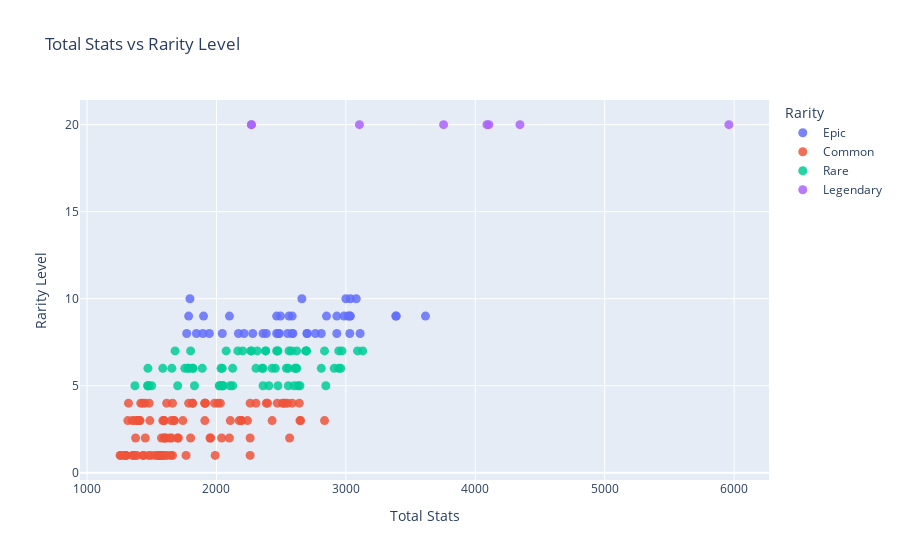

The code cell stored with this chart in its notebook:
### Code cell
import plotly.express as px

def plot_total_stats_vs_rarity(df, stat_cols, save_path=None):
    """
    Creates an interactive scatterplot of Total Stats vs Rarity Level.

    Parameters
    ----------
    df : pd.DataFrame
        Must contain:
        - "Total Stats" (numeric)
        - "Rarity Level" (numeric)
        - "Rarity Name" (categorical)
        - "Name" (Pal name)
        - All columns in stat_cols
    stat_cols : list
        List of stat column names to display in hover tooltip.
    save_path : str, optional
        If provided, saves the figure to this path (e.g., 'plot.png').
        Requires kaleido for static export.
    """
    fig = px.scatter(
        df,
        x="Total Stats",
        y="Rarity Level",
        color="Rarity Name",
        hover_name="Name",
        hover_data=stat_cols + ["Element"] if "Element" in df.columns else stat_cols,
        labels={
            "Total Stats": "Total Stats",
            "Rarity Level": "Rarity Level",
            "Rarity Name": "Rarity"
        },
        title="Total Stats vs Rarity Level"
    )

    # Tweak marker size/opacity
    fig.update_traces(marker=dict(size=9, opacity=0.85))

    if save_path:
        fig.write_image(save_path)

    fig.show()

plot_total_stats_vs_rarity(df, stat_cols)

### Figure 1 — Plotly figure (JSON) as saved in the notebook; plotly's stock layout.template omitted (floating-point values rounded to 4 significant figures)
{"data": [{"customdata": [[120, 100, 100, 130, 130, 100, 100, 800, 1000, 80, ["Earth"]], [100, 125, 100, 100, 125, 300, 100, 700, 1100, 100, ["Dragon", "Dark"]], [115, 105, 100, 100, 105, 160, 100, 600, 900, 75, ["Ice", "Dragon"]], [140, 120, 100, 100, 130, 270, 100, 750, 1100, 120, ["Ice"]], [100, 120, 100, 150, 125, 190, 50, 800, 1200, 150, ["Fire"]], [105, 125, 100, 150, 130, 190, 50, 800, 1200, 150, ["Dragon", "Fire"]], [105, 80, 100, 100, 115, 150, 100, 800, 1200, 60, ["Fire", "Dark"]], [120, 100, 100, 80, 95, 150, 120, 550, 1020, 50, ["Leaf", "Water"]], [90, 100, 100, 100, 105, 100, 100, 450, 550, 150, ["Leaf"]], [115, 95, 100, 80, 80, 130, 100, 630, 800, 83, ["Dragon", "Water"]], [100, 110, 100, 100, 105, 230, 90, 1000, 1400, 150, ["Fire"]], [100, 110, 100, 100, 110, 230, 90, 1000, 1400, 150, ["Water"]], [120, 110, 100, 100, 110, 200, 100, 840, 1260, 170, ["Earth"]], [105, 100, 100, 120, 100, 180, 100, 600, 1000, 80, ["Electricity"]], [105, 100, 100, 100, 125, 170, 100, 700, 1100, 100, ["Dark", "Electricity"]], [130, 100, 100, 150, 120, 150, 100, 600, 1000, 100, ["Dragon", "Water"]], [130, 100, 100, 150, 130, 150, 100, 600, 1000, 100, ["Dragon", "Fire"]], [120, 90, 100, 100, 85, 170, 100, 700, 1040, 80, ["Normal"]], [120, 90, 100, 100, 85, 170, 100, 700, 1040, 80, ["Ice"]], [105, 135, 100, 100, 110, 100, 100, 550, 700, 100, ["Earth"]], [110, 105, 100, 100, 110, 100, 100, 450, 550, 60, ["Leaf"]], [110, 115, 100, 100, 110, 100, 100, 450, 550, 60, ["Dark"]], [150, 90, 100, 100, 85, 180, 30, 600, 1030, 100, ["Leaf", "Earth"]], [150, 90, 100, 100, 85, 180, 30, 600, 1030, 100, ["Ice", "Earth"]], [100, 130, 100, 100, 100, 100, 100, 1000, 1200, 100, ["Dark", "Earth"]], [100, 130, 100, 100, 105, 100, 100, 1000, 1200, 100, ["Earth"]], [100, 100, 100, 100, 130, 100, 100, 900, 1200, 100, ["Dragon", "Electricity"]], [100, 100, 100, 100, 95, 100, 100, 550, 700, 100, ["Leaf"]], [105, 100, 100, 100, 105, 220, 100, 800, 950, 120, ["Dragon", "Leaf"]], [110, 70, 100, 110, 100, 200, 100, 650, 1000, 40, ["Dragon", "Water"]], [110, 75, 100, 110, 110, 200, 100, 650, 1000, 40, ["Dragon", "Electricity"]], [130, 110, 100, 100, 115, 300, 100, 1000, 1600, 60, ["Dark", "Normal"]], [120, 140, 100, 130, 120, 250, 90, 850, 1200, 80, ["Dark"]], [120, 115, 100, 100, 110, 280, 100, 700, 1050, 90, ["Dragon"]], [120, 105, 100, 100, 105, 350, 100, 850, 1100, 100, ["Fire"]], [125, 105, 100, 100, 105, 350, 100, 850, 1100, 100, ["Water"]], [100, 120, 100, 100, 100, 100, 100, 400, 550, 100, ["Leaf"]], [90, 90, 100, 100, 115, 100, 100, 500, 700, 50, ["Leaf"]], [120, 120, 100, 100, 100, 100, 100, 500, 600, 55, ["Earth", "Leaf"]], [120, 120, 100, 100, 105, 100, 100, 500, 600, 55, ["Earth"]], [105, 110, 100, 100, 120, 200, 100, 550, 660, 125, ["Ice", "Fire"]], [140, 110, 100, 100, 80, 240, 100, 600, 1050, 70, ["Leaf"]], [110, 130, 100, 100, 120, 250, 100, 790, 1200, 115, ["Dragon"]], [130, 120, 100, 100, 120, 300, 100, 550, 660, 100, ["Dark", "Dragon"]]], "hovertemplate": "<b>%{hovertext}</b><br><br>Rarity=Epic<br>Total Stats=%{x}<br>Rarity Level=%{y}<br>HP=%{customdata[0]}<br>Defense=%{customdata[1]}<br>Crafting Speed=%{customdata[2]}<br>Melee Attack=%{customdata[3]}<br>Shot Attack=%{customdata[4]}<br>Stamina=%{customdata[5]}<br>Support=%{customdata[6]}<br>Running Speed=%{customdata[7]}<br>Sprinting Speed=%{customdata[8]}<br>Slow Walk Speed=%{customdata[9]}<br>Element=%{customdata[10]}<extra></extra>", "hovertext": ["Anubis", "Astegon", "Azurobe Cryst", "Bastigor", "Blazamut", "Blazamut Ryu", "Blazehowl Noct", "Broncherry Aqua", "Elizabee", "Elphidran Aqua", "Faleris", "Faleris Aqua", "Gildane", "Grizzbolt", "Helzephyr Lux", "Jormuntide", "Jormuntide Ignis", "Kingpaca", "Kingpaca Cryst", "Knocklem", "Lyleen", "Lyleen Noct", "Mammorest", "Mammorest Cryst", "Menasting", "Menasting Terra", "Orserk", "Petallia", "Quivern Botan", "Relaxaurus", "Relaxaurus Lux", "Selyne", "Shadowbeak", "Silvegis", "Suzaku", "Suzaku Aqua", "Vaelet", "Verdash", "Warsect", "Warsect Terra", "Whalaska Ignis", "Wumpo Botan", "Xenogard", "Xenolord"], "legendgroup": "Epic", "marker": {"color": "#636efa", "opacity": 0.85, "size": 9, "symbol": "circle"}, "mode": "markers", "name": "Epic", "orientation": "v", "showlegend": true, "type": "scatter", "x": [2660, 2850, 2360, 2930, 2985, 3000, 2810, 2385, 1845, 2213, 3385, 3390, 3110, 2485, 2700, 2550, 2560, 2585, 2585, 2100, 1785, 1795, 2465, 2465, 3030, 3035, 2930, 2045, 2700, 2480, 2495, 3615, 3080, 2765, 3030, 3035, 1770, 1945, 1895, 1900, 2170, 2590, 3015, 2280], "xaxis": "x", "y": [10, 9, 8, 8, 9, 10, 8, 8, 8, 8, 9, 9, 8, 8, 8, 8, 9, 8, 9, 9, 9, 10, 8, 9, 9, 10, 9, 8, 8, 8, 9, 9, 10, 8, 8, 9, 8, 8, 8, 9, 8, 8, 9, 8], "yaxis": "y"}, {"customdata": [[85, 95, 100, 100, 95, 120, 100, 700, 1050, 87, ["Fire"]], [80, 90, 100, 100, 90, 100, 100, 450, 550, 125, ["Leaf"]], [70, 80, 100, 100, 70, 100, 100, 300, 450, 25, ["Water"]], [80, 80, 100, 80, 80, 100, 100, 400, 550, 50, ["Leaf"]], [100, 90, 100, 70, 70, 100, 120, 400, 550, 70, ["Leaf"]], [100, 90, 100, 70, 75, 100, 120, 400, 550, 70, ["Dark"]], [70, 70, 100, 70, 70, 100, 100, 400, 550, 30, ["Normal"]], [65, 80, 100, 100, 75, 100, 100, 300, 450, 25, ["Normal"]], [75, 80, 100, 80, 95, 100, 100, 920, 1200, 85, ["Dark"]], [80, 80, 100, 100, 70, 100, 100, 550, 700, 30, ["Water"]], [80, 80, 100, 100, 75, 100, 100, 550, 700, 30, ["Water", "Electricity"]], [60, 60, 100, 70, 60, 100, 70, 375, 550, 50, ["Normal"]], [90, 80, 100, 100, 80, 100, 100, 750, 1050, 100, ["Ice", "Dragon"]], [70, 80, 100, 100, 80, 100, 100, 550, 700, 30, ["Leaf"]], [70, 75, 100, 100, 70, 100, 100, 300, 450, 20, ["Normal"]], [80, 85, 100, 100, 100, 100, 100, 300, 450, 33, ["Water"]], [70, 60, 100, 100, 75, 100, 100, 300, 550, 70, ["Dark"]], [70, 70, 100, 110, 80, 100, 100, 400, 550, 120, ["Electricity"]], [70, 75, 100, 110, 80, 100, 100, 400, 550, 120, ["Dark", "Electricity"]], [105, 95, 100, 100, 110, 100, 100, 300, 450, 25, ["Dark"]], [70, 70, 100, 70, 70, 100, 100, 300, 400, 20, ["Dark"]], [80, 75, 100, 110, 90, 70, 100, 800, 1050, 90, ["Normal"]], [100, 95, 100, 100, 70, 100, 100, 450, 600, 100, ["Earth", "Water"]], [95, 80, 100, 70, 80, 100, 100, 700, 900, 80, ["Normal"]], [95, 90, 100, 100, 105, 100, 100, 600, 900, 50, ["Normal"]], [110, 90, 100, 110, 110, 140, 100, 750, 1050, 85, ["Normal"]], [110, 90, 100, 110, 115, 140, 100, 750, 1050, 85, ["Electricity"]], [75, 80, 100, 100, 85, 100, 100, 250, 400, 25, ["Water"]], [75, 80, 100, 100, 90, 100, 100, 250, 400, 25, ["Water", "Fire"]], [60, 80, 100, 100, 70, 100, 100, 250, 375, 65, ["Fire"]], [75, 70, 100, 100, 65, 100, 100, 400, 550, 100, ["Leaf"]], [65, 70, 100, 70, 75, 100, 100, 400, 550, 40, ["Fire"]], [65, 70, 100, 70, 80, 100, 100, 400, 550, 40, ["Ice"]], [110, 100, 100, 100, 100, 100, 100, 500, 750, 50, ["Ice"]], [60, 60, 100, 80, 80, 100, 100, 300, 400, 70, ["Water"]], [60, 60, 100, 100, 85, 100, 100, 300, 400, 70, ["Water", "Fire"]], [65, 50, 100, 100, 80, 100, 100, 300, 550, 30, ["Earth"]], [75, 60, 100, 120, 85, 100, 100, 600, 700, 100, ["Normal"]], [90, 75, 100, 90, 90, 100, 100, 400, 500, 50, ["Water"]], [90, 75, 100, 90, 90, 100, 100, 400, 500, 50, ["Fire"]], [65, 80, 100, 100, 70, 100, 100, 300, 450, 25, ["Leaf"]], [70, 70, 100, 100, 70, 100, 100, 300, 400, 50, ["Leaf", "Earth"]], [80, 70, 100, 70, 70, 100, 100, 400, 550, 50, ["Earth"]], [80, 70, 100, 70, 80, 100, 100, 400, 550, 50, ["Ice"]], [80, 75, 100, 100, 75, 100, 100, 350, 600, 15, ["Leaf", "Normal"]], [70, 80, 100, 70, 70, 100, 100, 380, 550, 26, ["Dark"]], [95, 105, 100, 100, 115, 100, 100, 400, 600, 100, ["Ice"]], [80, 95, 100, 100, 80, 100, 100, 300, 450, 25, ["Normal"]], [80, 85, 100, 100, 75, 100, 100, 300, 450, 25, ["Normal"]], [95, 85, 100, 150, 100, 100, 100, 700, 960, 80, ["Fire", "Dark"]], [75, 70, 100, 100, 90, 100, 100, 240, 450, 40, ["Water"]], [90, 75, 100, 100, 75, 100, 100, 400, 600, 100, ["Water", "Dark"]], [70, 70, 100, 70, 75, 100, 100, 400, 550, 30, ["Electricity"]], [70, 80, 100, 70, 75, 100, 100, 400, 550, 30, ["Ice"]], [70, 70, 100, 100, 70, 100, 100, 700, 900, 50, ["Water"]], [70, 70, 100, 100, 70, 100, 100, 700, 900, 50, ["Fire"]], [75, 90, 100, 100, 70, 100, 100, 800, 900, 50, ["Earth"]], [60, 70, 100, 100, 60, 100, 100, 400, 550, 60, ["Dark", "Water"]], [70, 70, 100, 100, 60, 100, 100, 400, 550, 60, ["Normal", "Water"]], [70, 70, 100, 70, 70, 100, 100, 400, 550, 23, ["Normal"]], [80, 50, 100, 90, 80, 100, 100, 600, 800, 100, ["Dark"]], [80, 50, 100, 90, 80, 100, 100, 400, 550, 100, ["Fire"]], [75, 70, 100, 70, 70, 100, 100, 400, 550, 20, ["Leaf"]], [80, 80, 100, 130, 100, 100, 100, 600, 800, 100, ["Dark"]], [80, 80, 100, 130, 105, 100, 100, 600, 800, 100, ["Ice"]], [90, 80, 100, 100, 90, 100, 100, 400, 800, 50, ["Leaf"]], [70, 70, 100, 70, 60, 100, 100, 475, 550, 52, ["Dark"]], [70, 70, 100, 70, 65, 100, 100, 475, 550, 52, ["Ice"]], [90, 90, 100, 90, 75, 100, 100, 500, 900, 62, ["Normal"]], [90, 80, 100, 100, 50, 100, 100, 580, 700, 55, ["Normal"]], [75, 85, 100, 100, 80, 100, 100, 300, 450, 20, ["Ice", "Water"]], [100, 80, 100, 100, 95, 100, 100, 600, 750, 150, ["Normal"]], [110, 100, 100, 100, 100, 100, 100, 600, 900, 50, ["Dark"]], [95, 100, 100, 100, 105, 100, 100, 400, 520, 40, ["Dark"]], [105, 115, 100, 100, 110, 180, 100, 550, 1000, 150, ["Leaf"]], [70, 70, 100, 70, 75, 100, 100, 500, 650, 30, ["Water", "Ice"]], [70, 70, 100, 100, 80, 100, 100, 500, 650, 30, ["Water", "Electricity"]], [75, 80, 100, 100, 70, 100, 100, 300, 450, 25, ["Dark"]], [105, 105, 100, 100, 95, 100, 100, 300, 450, 25, ["Normal"]], [70, 85, 100, 100, 75, 100, 100, 300, 450, 25, ["Fire"]], [100, 110, 100, 80, 85, 140, 100, 700, 1070, 35, ["Ice"]], [75, 70, 100, 100, 65, 100, 100, 245, 350, 50, ["Normal"]], [80, 70, 100, 100, 65, 100, 100, 245, 350, 50, ["Leaf"]], [75, 75, 100, 100, 70, 100, 100, 400, 550, 70, ["Fire"]], [80, 70, 100, 100, 70, 100, 100, 500, 800, 70, ["Earth"]], [110, 90, 100, 100, 80, 220, 100, 740, 1050, 50, ["Leaf"]], [85, 85, 100, 100, 90, 100, 100, 550, 700, 40, ["Dark"]], [60, 70, 100, 60, 75, 100, 80, 350, 500, 40, ["Electricity"]], [95, 105, 100, 100, 115, 100, 100, 550, 660, 60, ["Dark"]], [90, 80, 100, 70, 90, 100, 100, 500, 800, 100, ["Water"]], [60, 60, 100, 100, 60, 100, 100, 250, 400, 55, ["Ice"]], [80, 70, 100, 100, 70, 100, 100, 300, 400, 48, ["Leaf"]], [110, 100, 100, 100, 100, 100, 100, 640, 1000, 80, ["Dark"]], [70, 70, 100, 70, 60, 100, 100, 300, 400, 30, ["Water"]], [60, 70, 100, 80, 75, 100, 70, 300, 550, 30, ["Normal"]], [75, 115, 100, 100, 75, 100, 100, 320, 500, 100, ["Water"]], [85, 125, 100, 100, 85, 100, 100, 320, 500, 100, ["Water", "Earth"]], [90, 90, 100, 100, 115, 150, 100, 700, 850, 100, ["Fire", "Dark"]], [70, 70, 100, 70, 70, 100, 140, 350, 450, 30, ["Normal"]], [70, 90, 100, 70, 70, 100, 100, 300, 400, 50, ["Normal"]], [85, 85, 100, 80, 85, 140, 110, 750, 1080, 70, ["Normal"]]], "hovertemplate": "<b>%{hovertext}</b><br><br>Rarity=Common<br>Total Stats=%{x}<br>Rarity Level=%{y}<br>HP=%{customdata[0]}<br>Defense=%{customdata[1]}<br>Crafting Speed=%{customdata[2]}<br>Melee Attack=%{customdata[3]}<br>Shot Attack=%{customdata[4]}<br>Stamina=%{customdata[5]}<br>Support=%{customdata[6]}<br>Running Speed=%{customdata[7]}<br>Sprinting Speed=%{customdata[8]}<br>Slow Walk Speed=%{customdata[9]}<br>Element=%{customdata[10]}<extra></extra>", "hovertext": ["Arsox", "Beegarde", "Blue Slime", "Bristla", "Caprity", "Caprity Noct", "Cattiva", "Cave Bat", "Cawgnito", "Celaray", "Celaray Lux", "Chikipi", "Chillet", "Cinnamoth", "Cremis", "Croajiro", "Daedream", "Dazzi", "Dazzi Noct", "Demon Eye", "Depresso", "Direhowl", "Dumud", "Eikthyrdeer", "Enchanted Sword", "Fenglope", "Fenglope Lux", "Finsider", "Finsider Ignis", "Flambelle", "Flopie", "Foxparks", "Foxparks Cryst", "Frostplume", "Fuack", "Fuack Ignis", "Fuddler", "Galeclaw", "Gobfin", "Gobfin Ignis", "Green Slime", "Gumoss", "Hangyu", "Hangyu Cryst", "Herbil", "Hoocrates", "Icelyn", "Illuminant Bat", "Illuminant Slime", "Incineram", "Jelliette", "Jellroy", "Jolthog", "Jolthog Cryst", "Kelpsea", "Kelpsea Ignis", "Kikit", "Killamari", "Killamari Primo", "Lamball", "Leezpunk", "Leezpunk Ignis", "Lifmunk", "Loupmoon", "Loupmoon Cryst", "Lullu", "Mau", "Mau Cryst", "Melpaca", "Mozzarina", "Munchill", "Nitewing", "Nyafia", "Omascul", "Palumba", "Pengullet", "Pengullet Lux", "Purple Slime", "Rainbow Slime", "Red Slime", "Reindrix", "Ribbuny", "Ribbuny Botan", "Rooby", "Rushoar", "Shroomer", "Smokie", "Sparkit", "Splatterina", "Surfent", "Swee", "Tanzee", "Tarantriss", "Teafant", "Tocotoco", "Turtacle", "Turtacle Terra", "Vanwyrm", "Vixy", "Woolipop", "Yakumo"], "legendgroup": "Common", "marker": {"color": "#EF553B", "opacity": 0.85, "size": 9, "symbol": "circle"}, "mode": "markers", "name": "Common", "orientation": "v", "showlegend": true, "type": "scatter", "x": [2532, 1785, 1395, 1620, 1670, 1675, 1560, 1395, 2835, 1910, 1915, 1495, 2550, 1910, 1385, 1448, 1525, 1700, 1705, 1485, 1300, 2565, 1815, 2305, 2240, 2645, 2650, 1315, 1320, 1300, 1660, 1570, 1575, 2010, 1350, 1375, 1475, 2040, 1595, 1595, 1390, 1360, 1590, 1600, 1595, 1546, 1815, 1430, 1415, 2470, 1365, 1740, 1565, 1575, 2260, 2260, 2385, 1600, 1610, 1553, 2100, 1650, 1555, 2190, 2195, 1910, 1647, 1652, 2107, 1955, 1410, 2175, 2260, 1660, 2510, 1765, 1800, 1400, 1480, 1405, 2520, 1255, 1260, 1640, 1990, 2640, 1950, 1435, 1985, 2030, 1285, 1368, 2430, 1300, 1435, 1585, 1615, 2395, 1450, 1350, 2585], "xaxis": "x", "y": [4, 4, 3, 1, 3, 3, 1, 3, 3, 3, 4, 1, 4, 4, 1, 4, 1, 2, 2, 3, 1, 2, 4, 4, 3, 3, 3, 3, 4, 1, 1, 1, 1, 4, 1, 2, 1, 2, 2, 3, 3, 1, 1, 2, 3, 1, 4, 4, 4, 4, 3, 3, 1, 2, 1, 2, 4, 1, 2, 1, 2, 3, 1, 3, 3, 4, 1, 2, 3, 2, 3, 3, 4, 4, 4, 1, 2, 3, 4, 3, 4, 1, 1, 2, 1, 4, 2, 1, 4, 4, 1, 1, 3, 1, 1, 3, 4, 4, 2, 3, 4], "yaxis": "y"}, {"customdata": [[130, 110, 100, 100, 120, 220, 100, 900, 1260, 90, ["Electricity"]], [110, 100, 100, 70, 100, 160, 100, 600, 900, 75, ["Water", "Dragon"]], [105, 80, 100, 100, 115, 160, 100, 750, 1200, 100, ["Electricity"]], [105, 80, 100, 100, 110, 150, 100, 800, 1200, 90, ["Fire"]], [130, 120, 100, 100, 95, 270, 100, 600, 1020, 70, ["Leaf", "Earth"]], [120, 100, 100, 80, 90, 150, 120, 550, 1020, 50, ["Leaf"]], [80, 80, 100, 100, 125, 100, 100, 600, 900, 80, ["Fire"]], [80, 80, 100, 100, 130, 100, 100, 600, 900, 80, ["Fire", "Dark"]], [120, 100, 100, 100, 110, 260, 100, 800, 1200, 70, ["Normal"]], [90, 80, 100, 100, 85, 100, 100, 750, 1050, 100, ["Fire", "Dragon"]], [85, 90, 100, 100, 110, 100, 100, 300, 450, 33, ["Water", "Dark"]], [100, 110, 100, 140, 100, 100, 100, 720, 900, 100, ["Ice"]], [100, 110, 100, 140, 105, 100, 100, 720, 900, 100, ["Earth"]], [95, 80, 100, 100, 90, 100, 100, 900, 1200, 80, ["Earth"]], [80, 120, 100, 80, 95, 100, 100, 300, 420, 75, ["Earth"]], [110, 90, 100, 90, 85, 130, 150, 700, 1030, 70, ["Leaf", "Dragon"]], [110, 90, 100, 90, 90, 130, 150, 700, 1030, 70, ["Electricity", "Dragon"]], [90, 100, 100, 100, 100, 100, 100, 300, 550, 45, ["Normal"]], [105, 100, 100, 100, 75, 100, 100, 450, 600, 100, ["Earth", "Water"]], [95, 80, 100, 70, 80, 100, 100, 700, 900, 80, ["Earth"]], [110, 90, 100, 80, 80, 130, 100, 630, 800, 83, ["Dragon"]], [110, 95, 100, 100, 105, 100, 100, 900, 1200, 100, ["Dark"]], [100, 110, 100, 100, 105, 100, 110, 550, 700, 60, ["Dark"]], [90, 105, 100, 100, 95, 100, 100, 600, 750, 65, ["Ice"]], [90, 105, 100, 100, 125, 320, 100, 400, 600, 100, ["Dark", "Water"]], [90, 105, 100, 100, 130, 320, 100, 400, 600, 100, ["Fire", "Water"]], [70, 70, 100, 100, 85, 100, 100, 300, 500, 50, ["Water", "Dark"]], [90, 90, 100, 110, 95, 100, 100, 550, 720, 66, ["Normal"]], [90, 90, 100, 110, 100, 100, 100, 550, 720, 66, ["Earth"]], [110, 80, 100, 100, 80, 100, 100, 650, 1000, 32, ["Normal"]], [100, 100, 100, 100, 125, 170, 100, 700, 1100, 100, ["Dark"]], [95, 85, 100, 150, 105, 100, 100, 700, 960, 80, ["Dark"]], [90, 90, 100, 100, 105, 100, 100, 440, 620, 70, ["Dark"]], [95, 90, 100, 100, 105, 100, 100, 440, 620, 70, ["Dark", "Fire"]], [100, 100, 100, 70, 115, 140, 110, 700, 1100, 80, ["Fire"]], [100, 105, 100, 70, 115, 140, 110, 700, 1100, 80, ["Dark"]], [120, 70, 100, 70, 70, 100, 140, 750, 850, 90, ["Normal"]], [90, 90, 100, 80, 100, 100, 100, 500, 650, 80, ["Normal"]], [75, 80, 100, 50, 105, 130, 100, 700, 1100, 100, ["Dark"]], [60, 130, 100, 100, 60, 100, 100, 2000, -1, 40, ["Normal"]], [100, 90, 100, 100, 90, 130, 100, 600, 1000, 50, ["Leaf"]], [100, 100, 100, 100, 100, 130, 100, 600, 1000, 50, ["Electricity"]], [105, 105, 100, 100, 95, 100, 100, 380, 500, 70, ["Dark"]], [75, 70, 100, 70, 85, 100, 140, 300, 500, 30, ["Dark"]], [95, 95, 100, 70, 95, 100, 100, 450, 600, 50, ["Water", "Ice"]], [100, 100, 100, 100, 100, 100, 100, 450, 600, 50, ["Water", "Electricity"]], [95, 105, 100, 100, 105, 120, 100, 250, 375, 20, ["Ice", "Water"]], [90, 90, 100, 100, 110, 100, 100, 720, -1, 90, ["Dark", "Earth"]], [105, 100, 100, 100, 95, 100, 100, 550, 700, 100, ["Leaf", "Dark"]], [100, 90, 100, 110, 95, 100, 100, 850, 1300, 100, ["Fire"]], [100, 90, 100, 110, 95, 100, 100, 850, 1300, 100, ["Fire", "Dark"]], [105, 100, 100, 100, 100, 220, 100, 800, 950, 120, ["Dragon"]], [95, 120, 100, 100, 105, 150, 100, 800, 1300, 100, ["Fire"]], [90, 80, 100, 100, 100, 100, 100, 700, 1150, 110, ["Electricity"]], [110, 120, 100, 100, 105, 220, 100, 550, 1000, 50, ["Fire", "Earth"]], [110, 130, 100, 100, 105, 220, 100, 550, 1000, 50, ["Ice", "Earth"]], [90, 80, 100, 100, 105, 100, 100, 600, 750, 100, ["Leaf"]], [90, 80, 100, 100, 105, 100, 100, 600, 750, 100, ["Leaf", "Earth"]], [110, 90, 100, 100, 85, 220, 100, 740, 1050, 50, ["Leaf", "Dark"]], [110, 100, 100, 90, 90, 100, 90, 400, 550, 50, ["Ice"]], [105, 90, 100, 100, 125, 100, 100, 800, 1000, 100, ["Dark", "Fire"]], [110, 100, 100, 100, 100, 230, 100, 900, 1200, 150, ["Dark"]], [90, 100, 100, 70, 90, 100, 100, 500, 800, 100, ["Earth"]], [100, 90, 100, 100, 90, 120, 100, 650, 1020, 60, ["Ice"]], [95, 80, 100, 100, 95, 100, 100, 400, 550, 80, ["Dark"]], [80, 105, 100, 110, 105, 100, 100, 720, 1100, 80, ["Electricity"]], [90, 95, 100, 100, 120, 150, 100, 700, 850, 100, ["Ice", "Dark"]], [105, 110, 100, 100, 115, 200, 100, 550, 660, 125, ["Ice", "Water"]], [90, 80, 100, 50, 110, 100, 120, 440, 620, 70, ["Fire"]], [90, 85, 100, 50, 110, 100, 120, 440, 620, 70, ["Fire", "Dark"]], [140, 100, 100, 100, 80, 240, 100, 600, 1050, 70, ["Ice"]], [90, 85, 100, 100, 125, 100, 100, 550, 700, 125, ["Dark"]]], "hovertemplate": "<b>%{hovertext}</b><br><br>Rarity=Rare<br>Total Stats=%{x}<br>Rarity Level=%{y}<br>HP=%{customdata[0]}<br>Defense=%{customdata[1]}<br>Crafting Speed=%{customdata[2]}<br>Melee Attack=%{customdata[3]}<br>Shot Attack=%{customdata[4]}<br>Stamina=%{customdata[5]}<br>Support=%{customdata[6]}<br>Running Speed=%{customdata[7]}<br>Sprinting Speed=%{customdata[8]}<br>Slow Walk Speed=%{customdata[9]}<br>Element=%{customdata[10]}<extra></extra>", "hovertext": ["Azurmane", "Azurobe", "Beakon", "Blazehowl", "Braloha", "Broncherry", "Bushi", "Bushi Noct", "Celesdir", "Chillet Ignis", "Croajiro Noct", "Cryolinx", "Cryolinx Terra", "Dazemu", "Digtoise", "Dinossom", "Dinossom Lux", "Dogen", "Dumud Gild", "Eikthyrdeer Terra", "Elphidran", "Eye of Cthulhu", "Felbat", "Foxcicle", "Ghangler", "Ghangler Ignis", "Gloopie", "Gorirat", "Gorirat Terra", "Grintale", "Helzephyr", "Incineram Noct", "Katress", "Katress Ignis", "Kitsun", "Kitsun Noct", "Lovander", "Lunaris", "Maraith", "Mimog", "Mossanda", "Mossanda Lux", "Nitemary", "Nox", "Penking", "Penking Lux", "Polapup", "Prixter", "Prunelia", "Pyrin", "Pyrin Noct", "Quivern", "Ragnahawk", "Rayhound", "Reptyro", "Reptyro Cryst", "Robinquill", "Robinquill Terra", "Shroomer Noct", "Sibelyx", "Sootseer", "Starryon", "Surfent Terra", "Sweepa", "Tombat", "Univolt", "Vanwyrm Cryst", "Whalaska", "Wixen", "Wixen Noct", "Wumpo", "Xenovader"], "legendgroup": "Rare", "marker": {"color": "#00cc96", "opacity": 0.85, "size": 9, "symbol": "circle"}, "mode": "markers", "name": "Rare", "orientation": "v", "showlegend": true, "type": "scatter", "x": [3130, 2315, 2810, 2835, 2605, 2380, 2265, 2270, 2960, 2555, 1468, 2470, 2475, 2845, 1470, 2555, 2560, 1585, 1830, 2305, 2203, 2910, 2035, 2105, 2040, 2045, 1475, 2021, 2026, 2352, 2695, 2475, 1815, 1820, 2615, 2620, 2360, 1890, 2540, 2689, 2360, 2380, 1655, 1470, 1755, 1800, 1370, 1499, 2050, 2945, 2945, 2695, 2970, 2630, 2455, 2465, 2125, 2125, 2645, 1680, 2620, 3090, 2050, 2430, 1700, 2600, 2405, 2165, 1780, 1785, 2580, 2075], "xaxis": "x", "y": [7, 7, 6, 7, 6, 7, 7, 7, 6, 5, 5, 7, 7, 5, 5, 6, 7, 6, 5, 6, 7, 6, 6, 5, 5, 6, 5, 5, 5, 6, 7, 5, 6, 6, 6, 6, 5, 6, 6, 7, 6, 7, 6, 6, 6, 7, 5, 5, 5, 6, 7, 7, 7, 5, 6, 7, 5, 6, 5, 7, 7, 7, 5, 6, 5, 5, 5, 7, 6, 6, 7, 7], "yaxis": "y"}, {"customdata": [[120, 100, 100, 100, 150, 100, 100, 600, 800, 100, ["Dark"]], [120, 100, 100, 100, 150, 100, 100, 600, 800, 100, ["Dark"]], [140, 120, 100, 100, 140, 300, 70, 1200, 1800, 120, ["Ice"]], [140, 135, 100, 100, 140, 300, 70, 1200, 1800, 120, ["Dark"]], [110, 110, 100, 100, 140, 100, 100, 1700, 3300, 200, ["Dragon"]], [130, 120, 100, 100, 145, 350, 100, 1300, 1900, 100, ["Dark"]], [105, 125, 100, 100, 145, 410, 100, 750, 1120, 150, ["Water"]], [130, 145, 100, 110, 120, 400, 100, 800, 1800, 50, ["Normal"]]], "hovertemplate": "<b>%{hovertext}</b><br><br>Rarity=Legendary<br>Total Stats=%{x}<br>Rarity Level=%{y}<br>HP=%{customdata[0]}<br>Defense=%{customdata[1]}<br>Crafting Speed=%{customdata[2]}<br>Melee Attack=%{customdata[3]}<br>Shot Attack=%{customdata[4]}<br>Stamina=%{customdata[5]}<br>Support=%{customdata[6]}<br>Running Speed=%{customdata[7]}<br>Sprinting Speed=%{customdata[8]}<br>Slow Walk Speed=%{customdata[9]}<br>Element=%{customdata[10]}<extra></extra>", "hovertext": ["Bellanoir", "Bellanoir Libero", "Frostallion", "Frostallion Noct", "Jetragon", "Necromus", "Neptilius", "Paladius"], "legendgroup": "Legendary", "marker": {"color": "#ab63fa", "opacity": 0.85, "size": 9, "symbol": "circle"}, "mode": "markers", "name": "Legendary", "orientation": "v", "showlegend": true, "type": "scatter", "x": [2270, 2270, 4090, 4105, 5960, 4345, 3105, 3755], "xaxis": "x", "y": [20, 20, 20, 20, 20, 20, 20, 20], "yaxis": "y"}], "layout": {"autosize": true, "legend": {"title": {"text": "Rarity"}, "tracegroupgap": 0}, "title": {"text": "Total Stats vs Rarity Level"}, "xaxis": {"anchor": "y", "autorange": true, "domain": [0, 1], "range": [956.8, 6258.0], "title": {"text": "Total Stats"}, "type": "linear"}, "yaxis": {"anchor": "x", "autorange": true, "domain": [0, 1], "range": [-0.8433, 21.84], "title": {"text": "Rarity Level"}, "type": "linear"}}}
